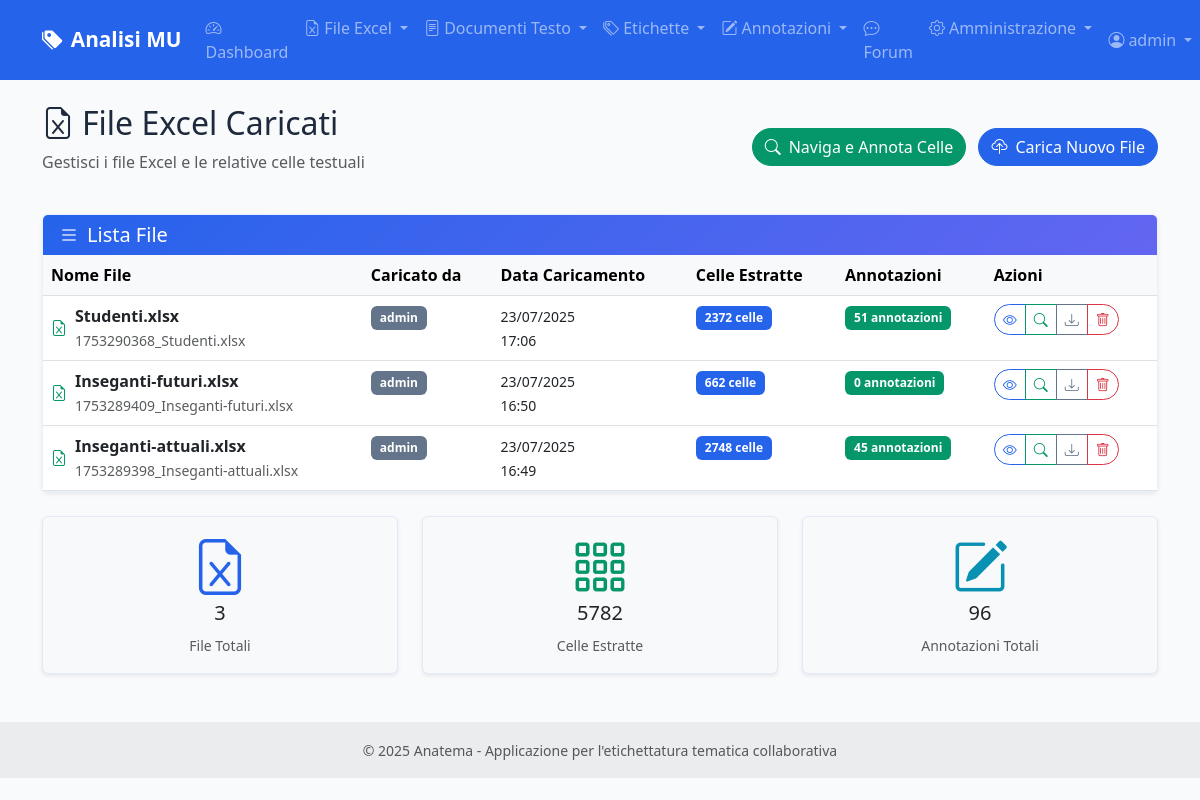
Page /excel/files (signed in) on the committed database.
### models.py (models this page shows, shortened)
class User(UserMixin, db.Model):
    id = db.Column(db.Integer, primary_key=True)
    username = db.Column(db.String(80), unique=True, nullable=False)
    email = db.Column(db.String(120), unique=True, nullable=False)
    password_hash = db.Column(db.String(255), nullable=False)
    role = db.Column(db.String(20), default='annotatore')  # 'amministratore' o 'annotatore'
    is_active = db.Column(db.Boolean, default=True)
    last_login = db.Column(db.DateTime)
    created_at = db.Column(db.DateTime, default=datetime.utcnow)
    updated_at = db.Column(db.DateTime, default=datetime.utcnow, onupdate=datetime.utcnow)
    annotations = db.relationship('CellAnnotation', foreign_keys='CellAnnotation.user_id', backref='user', lazy=True)
    def can_manage_users(self):
        return self.role == 'amministratore'

class ExcelFile(db.Model):
    id = db.Column(db.Integer, primary_key=True)
    filename = db.Column(db.String(255), nullable=False)
    original_filename = db.Column(db.String(255), nullable=False)
    file_path = db.Column(db.String(500), nullable=False)
    uploaded_by = db.Column(db.Integer, db.ForeignKey('user.id'), nullable=False)
    uploaded_at = db.Column(db.DateTime, default=datetime.utcnow)
    uploader = db.relationship('User', backref='uploaded_files')
    text_cells = db.relationship('TextCell', backref='excel_file', lazy=True, cascade='all, delete-orphan')

### routes/excel.py (the view)
@excel_bp.route('/files')
@login_required
def list_files():
    page = request.args.get('page', 1, type=int)
    files = ExcelFile.query.order_by(ExcelFile.uploaded_at.desc()).paginate(
        page=page, per_page=10, error_out=False
    )
    return render_template('excel/list_files.html', files=files)

### templates/excel/list_files.html (shortened to what this page needs)
{% extends "base.html" %}
{% block content %}
<div class="row mb-4">
    <div class="col-12">
        <div class="d-flex justify-content-between align-items-center">
            <div>
                <h2>
                    <i class="bi bi-file-earmark-excel me-2"></i>File Excel Caricati
                </h2>
                <p class="text-muted">Gestisci i file Excel e le relative celle testuali</p>
            </div>
            <div>
                <a href="{{ url_for('annotation.browse_annotations') }}" class="btn btn-success me-2">
                    <i class="bi bi-search me-2"></i>Naviga e Annota Celle
                </a>
                <a href="{{ url_for('excel.upload') }}" class="btn btn-primary">
                    <i class="bi bi-cloud-upload me-2"></i>Carica Nuovo File
                </a>
            </div>
        </div>
    </div>
</div>
{% if files.items %}
<div class="row">
    <div class="col-12">
        <div class="card">
            <div class="card-header">
                <h5 class="mb-0">
                    <i class="bi bi-list me-2"></i>Lista File
                </h5>
            </div>
            <div class="card-body p-0">
                <div class="table-responsive">
                    <table class="table table-hover mb-0">
                        <thead class="table-light">
                            <tr>
                                <th>Nome File</th>
                                <th>Caricato da</th>
                                <th>Data Caricamento</th>
                                <th>Celle Estratte</th>
                                <th>Annotazioni</th>
                                <th>Azioni</th>
                            </tr>
                        </thead>
                        <tbody>
                            {% for file in files.items %}
                            <tr>
                                <td>
                                    <div class="d-flex align-items-center">
                                        <i class="bi bi-file-earmark-excel text-success me-2"></i>
                                        <div>
                                            <strong>{{ file.original_filename }}</strong>
                                            <br>
                                            <small class="text-muted">{{ file.filename }}</small>
                                        </div>
                                    </div>
                                </td>
                                <td>
                                    <span class="badge bg-secondary">{{ file.uploader.username }}</span>
                                </td>
                                <td>
                                    <small>{{ file.uploaded_at.strftime('%d/%m/%Y<br>%H:%M')|safe }}</small>
                                </td>
                                <td>
                                    <span class="badge bg-primary">{{ file.text_cells|length }} celle</span>
                                </td>
                                <td>
                                    {% set total_annotations = file.text_cells|map(attribute='annotations')|map('length')|sum %}
                                    <span class="badge bg-success">{{ total_annotations }} annotazioni</span>
                                </td>
                                <td>
                                    <div class="btn-group btn-group-sm" role="group">
                                        <a href="{{ url_for('excel.view_file', file_id=file.id) }}"
                                           class="btn btn-outline-primary"
                                           title="Visualizza file">
                                            <i class="bi bi-eye"></i>
                                        </a>
                                        <a href="{{ url_for('annotation.browse_annotations', file_id=file.id) }}"
                                           class="btn btn-outline-success"
                                           title="Naviga e annota celle">
                                            <i class="bi bi-search"></i>
                                        </a>
                                        <a href="{{ url_for('excel.download_file', file_id=file.id) }}"
                                           class="btn btn-outline-secondary"
                                           title="Scarica file">
                                            <i class="bi bi-download"></i>
                                        </a>
                                        {% if current_user == file.uploader or current_user.is_admin %}
                                        <button type="button"
                                                class="btn btn-outline-danger"
                                                title="Elimina file"
                                                onclick="confirmDelete('{{ file.original_filename }}', '{{ url_for('excel.delete_file', file_id=file.id) }}')">
                                            <i class="bi bi-trash"></i>
                                        </button>
                                        {% endif %}
                                    </div>
                                </td>
                            </tr>
                            {% endfor %}
                        </tbody>
                    </table>
                </div>
            </div>
        </div>
    </div>
</div>
{% endif %}
<div class="row mt-4">
    <div class="col-md-4">
        <div class="card bg-light">
            <div class="card-body text-center">
                <i class="bi bi-file-earmark-excel display-4 text-primary mb-2"></i>
                <h5>{{ files.total }}</h5>
                <small class="text-muted">File Totali</small>
            </div>
        </div>
    </div>
    <div class="col-md-4">
        <div class="card bg-light">
            <div class="card-body text-center">
                <i class="bi bi-grid-3x3-gap display-4 text-success mb-2"></i>
                <h5>
                    {% set total_cells = files.items|map(attribute='text_cells')|map('length')|sum %}
                    {{ total_cells }}
                </h5>
                <small class="text-muted">Celle Estratte</small>
            </div>
        </div>
    </div>
    <div class="col-md-4">
        <div class="card bg-light">
            <div class="card-body text-center">
                <i class="bi bi-pencil-square display-4 text-info mb-2"></i>
                <h5>
                    {% set total_annotations = files.items|map(attribute='text_cells')|map('map', attribute='annotations')|map('map', 'length')|map('sum')|sum %}
                    {{ total_annotations }}
                </h5>
                <small class="text-muted">Annotazioni Totali</small>
            </div>
        </div>
    </div>
</div>
{% endblock %}

### templates/base.html (shortened to what this page needs)
<!DOCTYPE html>
<html lang="it">
<head>
    <link href="https://cdn.jsdelivr.net/npm/bootstrap@5.3.0/dist/css/bootstrap.min.css" rel="stylesheet">
    <link href="https://cdn.jsdelivr.net/npm/bootstrap-icons@1.10.0/font/bootstrap-icons.css" rel="stylesheet">
    <link href="{{ url_for('static', filename='css/style.css') }}" rel="stylesheet">
</head>
<body>
    <nav class="navbar navbar-expand-lg navbar-dark bg-primary">
        <div class="container">
            <a class="navbar-brand" href="{{ url_for('main.index') }}">
                <i class="bi bi-tags-fill me-2"></i>Analisi MU
            </a>
            <div class="collapse navbar-collapse" id="navbarNav">
                <ul class="navbar-nav me-auto">
                    {% if current_user.is_authenticated %}
                    <li class="nav-item">
                        <a class="nav-link" href="{{ url_for('main.dashboard') }}">
                            <i class="bi bi-speedometer2 me-1"></i>Dashboard
                        </a>
                    </li>
                    <li class="nav-item dropdown">
                        <a class="nav-link dropdown-toggle" href="#" id="excelDropdown" role="button" data-bs-toggle="dropdown">
                            <i class="bi bi-file-earmark-excel me-1"></i>File Excel
                        </a>
                    </li>
                    <li class="nav-item dropdown">
                        <a class="nav-link dropdown-toggle" href="#" id="textDocsDropdown" role="button" data-bs-toggle="dropdown">
                            <i class="bi bi-file-text me-1"></i>Documenti Testo
                        </a>
                    </li>
                    <li class="nav-item dropdown">
                        <a class="nav-link dropdown-toggle" href="#" id="labelsDropdown" role="button" data-bs-toggle="dropdown">
                            <i class="bi bi-tags me-1"></i>Etichette
                        </a>
                    </li>
                    <li class="nav-item dropdown">
                        <a class="nav-link dropdown-toggle" href="#" id="annotationDropdown" role="button" data-bs-toggle="dropdown">
                            <i class="bi bi-pencil-square me-1"></i>Annotazioni
                        </a>
                    </li>
                    <li class="nav-item">
                        <a class="nav-link" href="{{ url_for('forum.index') }}">
                            <i class="bi bi-chat-dots me-1"></i>Forum
                        </a>
                    </li>
                    {% if current_user.can_manage_users() %}
                    <li class="nav-item dropdown">
                        <a class="nav-link dropdown-toggle" href="#" id="adminDropdown" role="button" data-bs-toggle="dropdown">
                            <i class="bi bi-gear me-1"></i>Amministrazione
                        </a>
                    </li>
                    {% endif %}
                    {% endif %}
                </ul>
                <ul class="navbar-nav">
                    {% if current_user.is_authenticated %}
                    <li class="nav-item dropdown">
                        <a class="nav-link dropdown-toggle" href="#" id="userDropdown" role="button" data-bs-toggle="dropdown">
                            <i class="bi bi-person-circle me-1"></i>{{ current_user.username }}
                        </a>
                    </li>
                    {% endif %}
                </ul>
            </div>
        </div>
    </nav>
    <main class="container my-4">
        {% block content %}{% endblock %}
    </main>
    <footer class="bg-light text-center text-lg-start mt-5">
        <div class="text-center p-3" style="background-color: rgba(0, 0, 0, 0.05);">
            <small class="text-muted">
                © 2025 Anatema - Applicazione per l'etichettatura tematica collaborativa
            </small>
        </div>
    </footer>
</body>
</html>

### static/css/style.css (style rules this page uses)
:root { --primary-color: #2563eb; --secondary-color: #6366f1; --success-color: #059669; --warning-color: #d97706; --danger-color: #dc2626; --info-color: #0891b2; --light-color: #f8fafc; --dark-color: #1e293b; --accent-color: #7c3aed; --muted-color: #64748b; }
body { font-family: 'Segoe UI', Tahoma, Geneva, Verdana, sans-serif; background-color: var(--light-color); color: var(--dark-color); }
.navbar-brand { font-weight: 600; font-size: 1.3rem; }
.card { border: none; box-shadow: 0 0.125rem 0.25rem rgba(0, 0, 0, 0.075); transition: box-shadow 0.15s ease-in-out; }
.card-header { background: linear-gradient(135deg, var(--primary-color), var(--secondary-color)); color: white; border-bottom: none; font-weight: 600; }
.btn { border-radius: 50px; font-weight: 500; transition: all 0.2s ease; }
.badge { font-size: 0.85em; padding: 0.5em 0.75em; }
.badge { font-weight: 600; font-size: 0.75rem; }
.badge.bg-primary, .bg-primary { background-color: var(--primary-color) !important; }
.badge.bg-secondary, .bg-secondary { background-color: var(--muted-color) !important; }
.badge.bg-success, .bg-success { background-color: var(--success-color) !important; }
.text-primary { color: var(--primary-color) !important; }
.text-success { color: var(--success-color) !important; }
.text-info { color: var(--info-color) !important; }
.btn-primary { background-color: var(--primary-color); border-color: var(--primary-color); }
.btn-success { background-color: var(--success-color); border-color: var(--success-color); }
.btn-outline-primary { color: var(--primary-color); border-color: var(--primary-color); }
.btn-outline-success { color: var(--success-color); border-color: var(--success-color); }
.btn-outline-secondary { color: var(--muted-color); border-color: var(--muted-color); }
.card { border: 1px solid rgba(37, 99, 235, 0.1); }
span.badge, .badge { font-weight: 600 !important; }

### rows in the picture
User: username "admin"
ExcelFile: original_filename "Studenti.xlsx", filename "1753290368_Studenti.xlsx", uploader.username "admin", uploaded_at "23/07/2025 17:06", text_cells|length "2372", total_annotations "51"
ExcelFile: original_filename "Inseganti-futuri.xlsx", filename "1753289409_Inseganti-futuri.xlsx", uploader.username "admin", uploaded_at "23/07/2025 16:50", text_cells|length "662", total_annotations "0"
ExcelFile: original_filename "Inseganti-attuali.xlsx", filename "1753289398_Inseganti-attuali.xlsx", uploader.username "admin", uploaded_at "23/07/2025 16:49", text_cells|length "2748", total_annotations "45"

### other values in the picture
{{ files.total }} "3"
{{ total_cells }} "5782"
{{ total_annotations }} "96"
